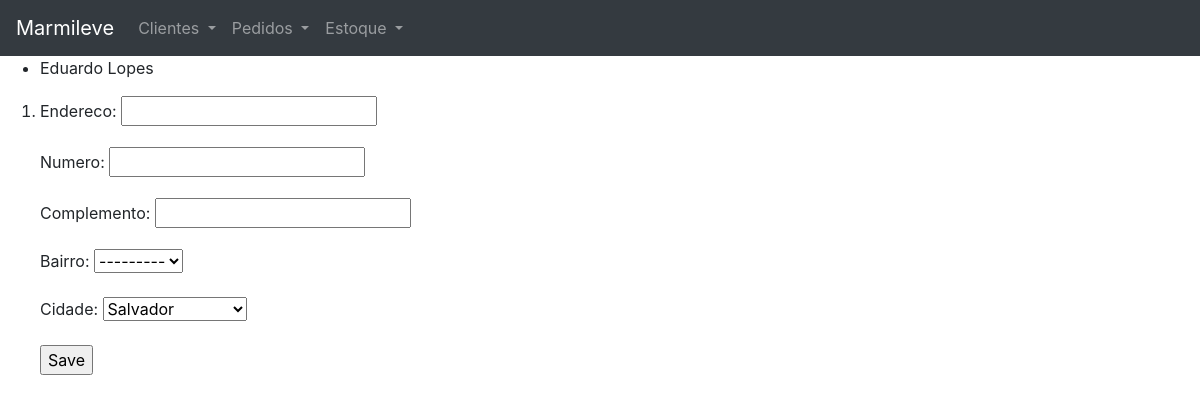
The app's page /cliente/cliente_create/1/endereco_create/, older data.
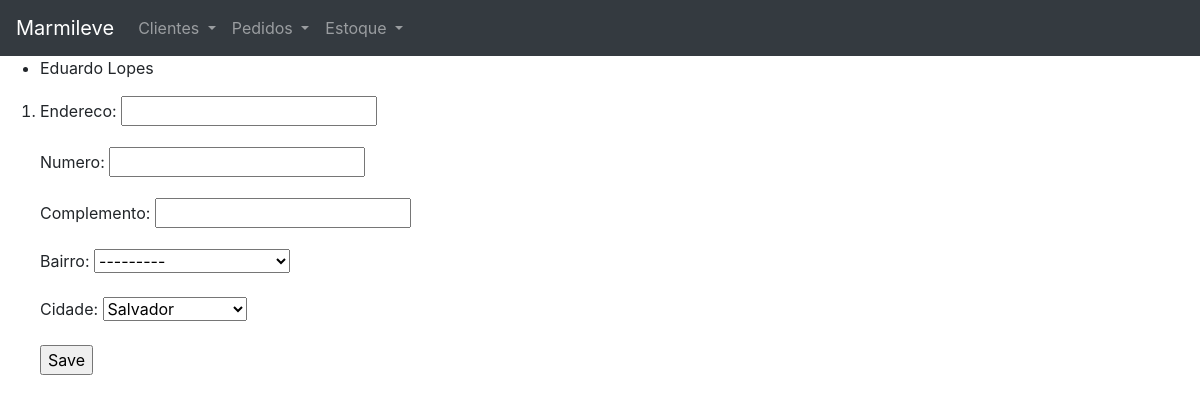
The same page, newer data.
### sitemarmileve/models.py (models this page shows)
class Frete(models.Model):
    bairro = models.CharField(max_length=200)
    cidade = models.CharField(max_length=200)
    valorfrete = models.FloatField()
    def __str__(self):
        return str(self.bairro)

### sitemarmileve/views.py (the view, shortened to what this page needs)
# urls.py: path('cliente/cliente_create/<int:id>/endereco_create/', endereco_create),
def endereco_create(request, id):
    template_name = 'sitemarmileve/endereco_create.html'
    obj_cliente = get_object_or_404(Cliente, pk=id)
    if request.method == 'GET':
        form = EnderecoForm()
    context = {'obj_cliente': obj_cliente,
               'form': form,
               }
    return render(request, template_name, context)

### sitemarmileve/forms.py
class EnderecoForm(forms.ModelForm):
    bairro = forms.ModelChoiceField(queryset=Frete.objects.all(), to_field_name='bairro')
    cidade = forms.ChoiceField(choices=(('Salvador', 'Salvador'),('Lauro de Freitas', 'Lauro de Freitas')))
    class Meta:
        model = Endereco
        fields = [
            'endereco',
            'numero',
            'complemento',
            'bairro',
            'cidade',
        ]

### sitemarmileve/templates/sitemarmileve/endereco_create.html
{% extends 'sitemarmileve/base.html' %}
{% block content %}
<ul>
    <li>
        {{obj_cliente.nome}}
    </li>
</ul>
<ol>
    <li>
        <form action="." method="POST"> {% csrf_token %}
            {{ form.as_p }}
        <input type="submit" value="Save"/>
</form>
    </li>
</ol>
{% endblock %}

Row changes from the older to the newer data that the page shows:
added Frete: bairro "---------"
added Frete: cidade "Salvador"
Text that changed along with them:
form field bairro: "---------" → (not shown)
form field cidade: "Salvador" → (not shown)
